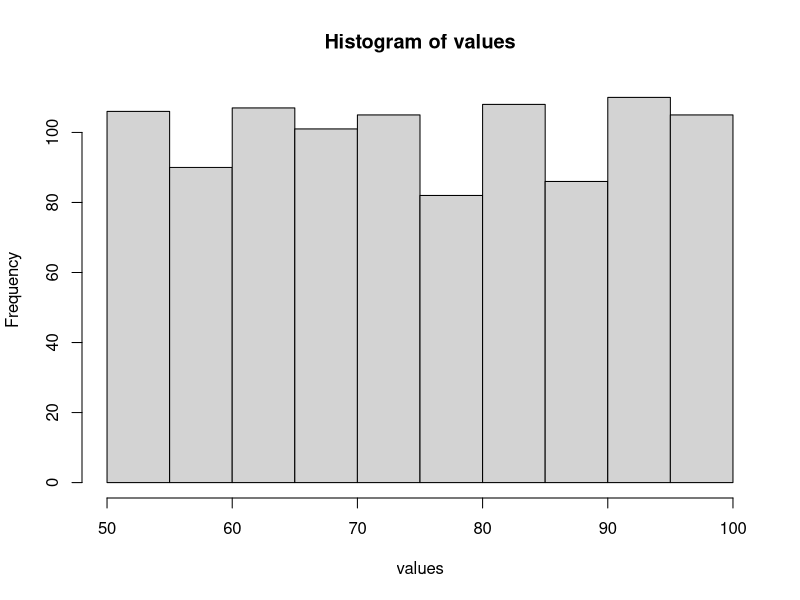

Generate this figure with R:
# Example 1: Use runif() to Generate Random Values
# make this example reproducible
set.seed(5)

# generate 10 random values from uniform distribution
runif(n=10, min=50, max=100)

# Example 2: Use runif() to Generate Random Values Rounded to Decimal Place
# make this example reproducible
set.seed(5)

# generate 10 random values from uniform distribution rounded to one decimal place
round(runif(n=10, min=50, max=100), 1)

# Example 3: Use runif() to Generate Random Values Rounded to Whole Numbers
# make this example reproducible
set.seed(5)

# generate 10 random values form uniform distribution rounded to whole number
round(runif(n=10, min = 50, max=100), 0)

# Example 4: Use runif() to Create Histogram of Uniform Distribution
# make this example reproducible 
set.seed(5)

# generate 1,000 random values from uniform distribution
values <- runif(n=1000, min=50, max=100)

# genereate histogram to visualize these values
hist(values)
